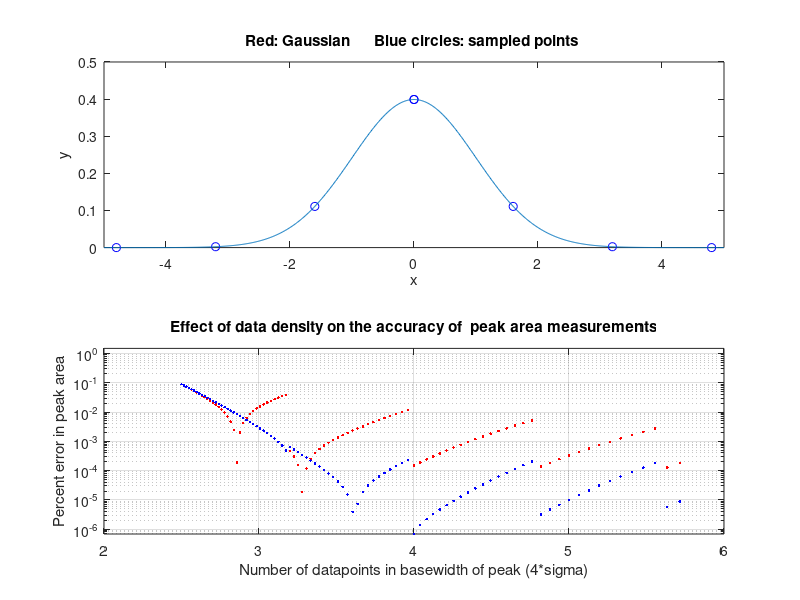

Reproduce this figure in MATLAB.
% Exploration of the effect of sampling rate (data density) on the accuracy
% of peak area measurements for single isolated sparsely sampled Gaussian
% peak, y. Computes the percent error in the area calculated by the direct
% sum and trapezoidal method as a function of the number of data points in
% the basewidth (defined as 4 sigma).
figure(1)
clf
clear
trial=1;
for dx=.7:.01:1.6 % dx is the sampling interval (difference bewtween adjacent x values.
    mu=0;
    sigma=1;
    startx=-5;
    % Define half-Gaussian by defining x for only positive values
    x=mu:dx:5+mu; % Define sampled points from zero to +5 standard deviations.
    xx=startx+mu:.01:startx+10+mu; % Make a smooth curve to illustrate Gaussian
    yy=(1/(sqrt(2*pi*sigma^2)).*exp(-((xx-mu).^2)./(2*sigma^2))); % Unit area gaussian. 
    y=(1/(sqrt(2*pi*sigma^2)).*exp(-((x-mu).^2)./(2*sigma^2))); %  Sparsely sampled Gaussian
    ta=trapz(x,y); % Area calculated by trapezoidal method
    sa=sum(y)*dx-((max(y)*dx)/2); % simple half area measurement
    TrueAreaG=.5; % because y was measureed only over half its width
    PercenterrorTrap(trial)=abs(100.*(ta-TrueAreaG)./TrueAreaG); % error of trap method
    PercenterrorS(trial)=abs(100.*(sa-TrueAreaG)./TrueAreaG); % error of simple method
    basewidth=4;
    points(trial)=basewidth/dx; % points = points in basewidth
%    disp('    Trap area   Points/basewidth  % Error T   % Error S   ')
%    disp([ta,points(trial),PercenterrorTrap(trial),PercenterrorS(trial)] )
    figure(1)
    clf
    
    subplot(2,1,1)
    plot(x,y,'ob',-x,y,'ob',xx,yy)
    xlabel('x')
    ylabel('y')
    title('Red: Gaussian      Blue circles: sampled points ')
    axis([startx+mu startx+10+mu 0 .5])
    
    subplot(2,1,2)
    semilogy(points,PercenterrorTrap,'r.',points,PercenterrorS,'b.')
    axis([2 6 0 1.5])
    title('Effect of data density on the accuracy of  peak area measurements')
    ylabel('Percent error in peak area')
    xlabel('Number of datapoints in basewidth of peak (4*sigma)')
    trial=trial+1;
end
grid
